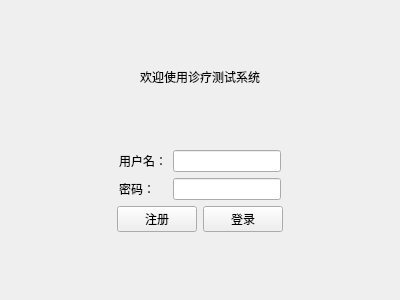
<?xml version="1.0" encoding="UTF-8"?>
<ui version="4.0">
 <class>LoginView</class>
 <widget class="QWidget" name="LoginView">
  <property name="geometry">
   <rect>
    <x>0</x>
    <y>0</y>
    <width>400</width>
    <height>300</height>
   </rect>
  </property>
  <property name="windowTitle">
   <string>登录</string>
  </property>
  <layout class="QVBoxLayout" name="verticalLayout">
   <item>
    <spacer name="verticalSpacer">
     <property name="orientation">
      <enum>Qt::Orientation::Vertical</enum>
     </property>
     <property name="sizeHint" stdset="0">
      <size>
       <width>20</width>
       <height>41</height>
      </size>
     </property>
    </spacer>
   </item>
   <item>
    <widget class="QLabel" name="label">
     <property name="text">
      <string>欢迎使用诊疗测试系统</string>
     </property>
     <property name="alignment">
      <set>Qt::AlignmentFlag::AlignCenter</set>
     </property>
    </widget>
   </item>
   <item>
    <spacer name="verticalSpacer_3">
     <property name="orientation">
      <enum>Qt::Orientation::Vertical</enum>
     </property>
     <property name="sizeHint" stdset="0">
      <size>
       <width>20</width>
       <height>40</height>
      </size>
     </property>
    </spacer>
   </item>
   <item>
    <layout class="QHBoxLayout" name="horizontalLayout_2">
     <item>
      <spacer name="horizontalSpacer">
       <property name="orientation">
        <enum>Qt::Orientation::Horizontal</enum>
       </property>
       <property name="sizeHint" stdset="0">
        <size>
         <width>40</width>
         <height>20</height>
        </size>
       </property>
      </spacer>
     </item>
     <item>
      <layout class="QFormLayout" name="formLayout">
       <item row="0" column="0">
        <widget class="QLabel" name="label_2">
         <property name="text">
          <string>用户名：</string>
         </property>
        </widget>
       </item>
       <item row="0" column="1">
        <widget class="QLineEdit" name="inputUserName"/>
       </item>
       <item row="1" column="0">
        <widget class="QLabel" name="label_3">
         <property name="text">
          <string>密码：</string>
         </property>
        </widget>
       </item>
       <item row="1" column="1">
        <widget class="QLineEdit" name="inputUserPassword"/>
       </item>
      </layout>
     </item>
     <item>
      <spacer name="horizontalSpacer_2">
       <property name="orientation">
        <enum>Qt::Orientation::Horizontal</enum>
       </property>
       <property name="sizeHint" stdset="0">
        <size>
         <width>40</width>
         <height>20</height>
        </size>
       </property>
      </spacer>
     </item>
    </layout>
   </item>
   <item>
    <layout class="QHBoxLayout" name="horizontalLayout_3">
     <item>
      <spacer name="horizontalSpacer_3">
       <property name="orientation">
        <enum>Qt::Orientation::Horizontal</enum>
       </property>
       <property name="sizeHint" stdset="0">
        <size>
         <width>40</width>
         <height>20</height>
        </size>
       </property>
      </spacer>
     </item>
     <item>
      <layout class="QHBoxLayout" name="horizontalLayout">
       <item>
        <widget class="QPushButton" name="btSignup">
         <property name="text">
          <string>注册</string>
         </property>
        </widget>
       </item>
       <item>
        <widget class="QPushButton" name="btSignin">
         <property name="text">
          <string>登录</string>
         </property>
        </widget>
       </item>
      </layout>
     </item>
     <item>
      <spacer name="horizontalSpacer_4">
       <property name="orientation">
        <enum>Qt::Orientation::Horizontal</enum>
       </property>
       <property name="sizeHint" stdset="0">
        <size>
         <width>40</width>
         <height>20</height>
        </size>
       </property>
      </spacer>
     </item>
    </layout>
   </item>
   <item>
    <spacer name="verticalSpacer_2">
     <property name="orientation">
      <enum>Qt::Orientation::Vertical</enum>
     </property>
     <property name="sizeHint" stdset="0">
      <size>
       <width>20</width>
       <height>41</height>
      </size>
     </property>
    </spacer>
   </item>
  </layout>
 </widget>
 <resources/>
 <connections/>
</ui>
